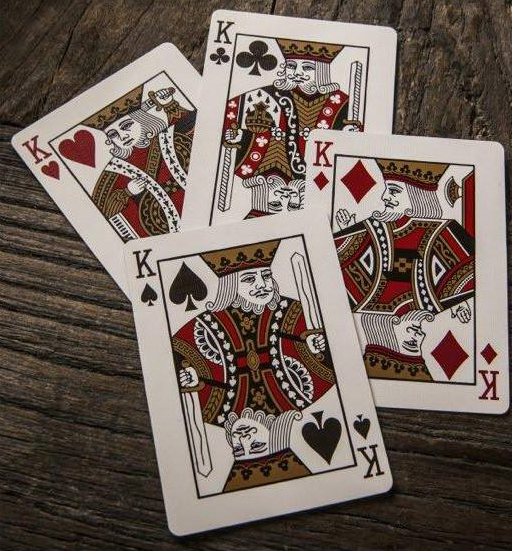
#> input picture OpenCV Project/Resources/cards.jpg, 512 x 551 px
$ python stack_image_horizontal.py
#> lines starting #> are read from the running program, lines starting #| are printed output that depends on the picture
# Import the OpenCV library for computer vision tasks
import cv2
# Import the NumPy library for numerical operations
import numpy as np

# Read an image file named "cards.jpg" and store it in the variable 'img'
img = cv2.imread("Resources/cards.jpg")
#> img is the input picture: shape (551, 512, 3); mean B, G, R 89.7, 98.1, 111.6

# Create a horizontally stacked image by concatenating the original image with itself
imgHor = np.hstack((img, img))
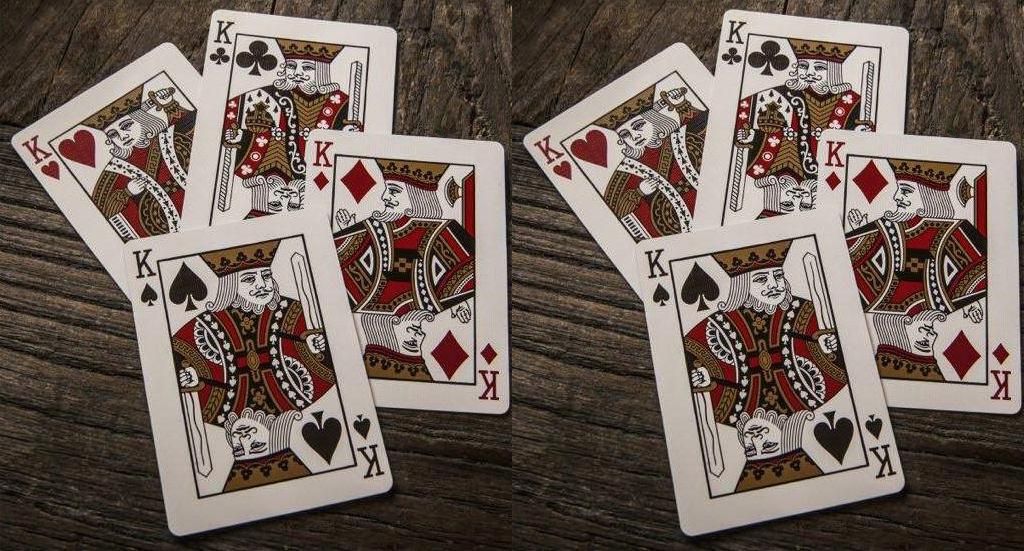
#> imgHor: shape (551, 1024, 3); mean B, G, R 89.7, 98.1, 111.6

# Display the horizontally stacked image with the title "Horizontal Image"
cv2.imshow("Horizontal Image", imgHor)

# Wait for a key press before closing the image window
cv2.waitKey(0)

$ run again, with OpenCV Project/Resources/lambo.jpg copied over OpenCV Project/Resources/cards.jpg
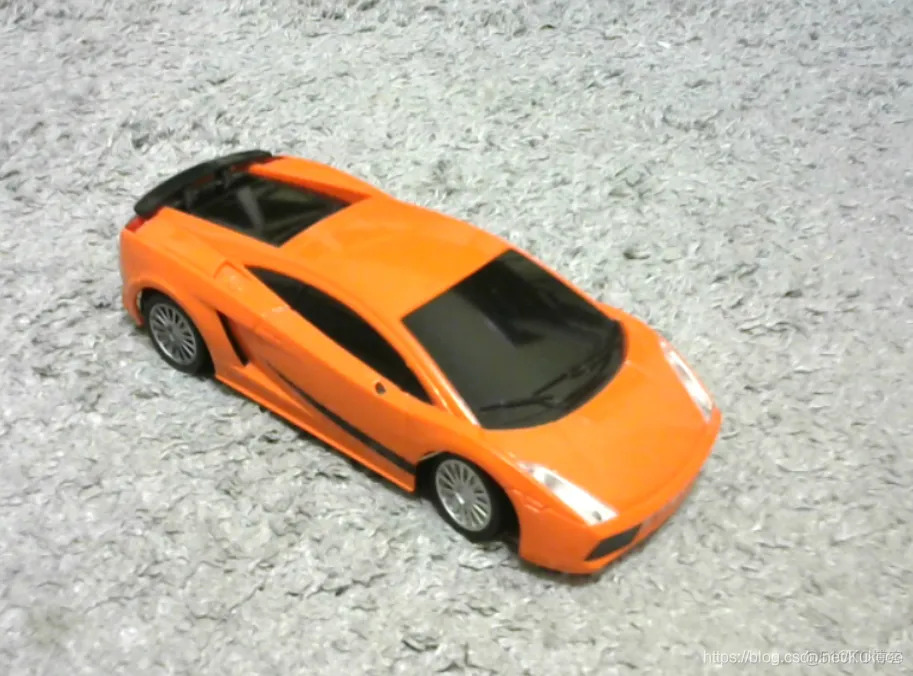
#> input picture OpenCV Project/Resources/lambo.jpg, 913 x 676 px
#> img is the input picture: shape (676, 913, 3); mean B, G, R 160.6, 179.1, 192.1
#> `imgHor = np.hstack((img, img))`:
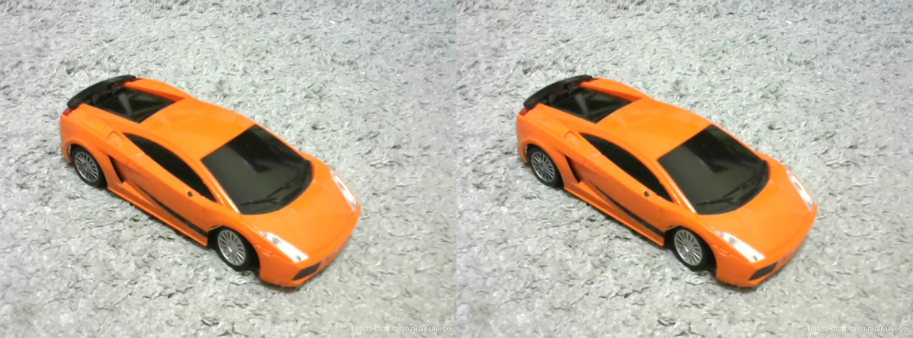
#> imgHor: shape (676, 1826, 3) (shown at 1/2 size); mean B, G, R 160.6, 179.1, 192.1

$ run again, with OpenCV Project/Resources/my_profile.jpg copied over OpenCV Project/Resources/cards.jpg
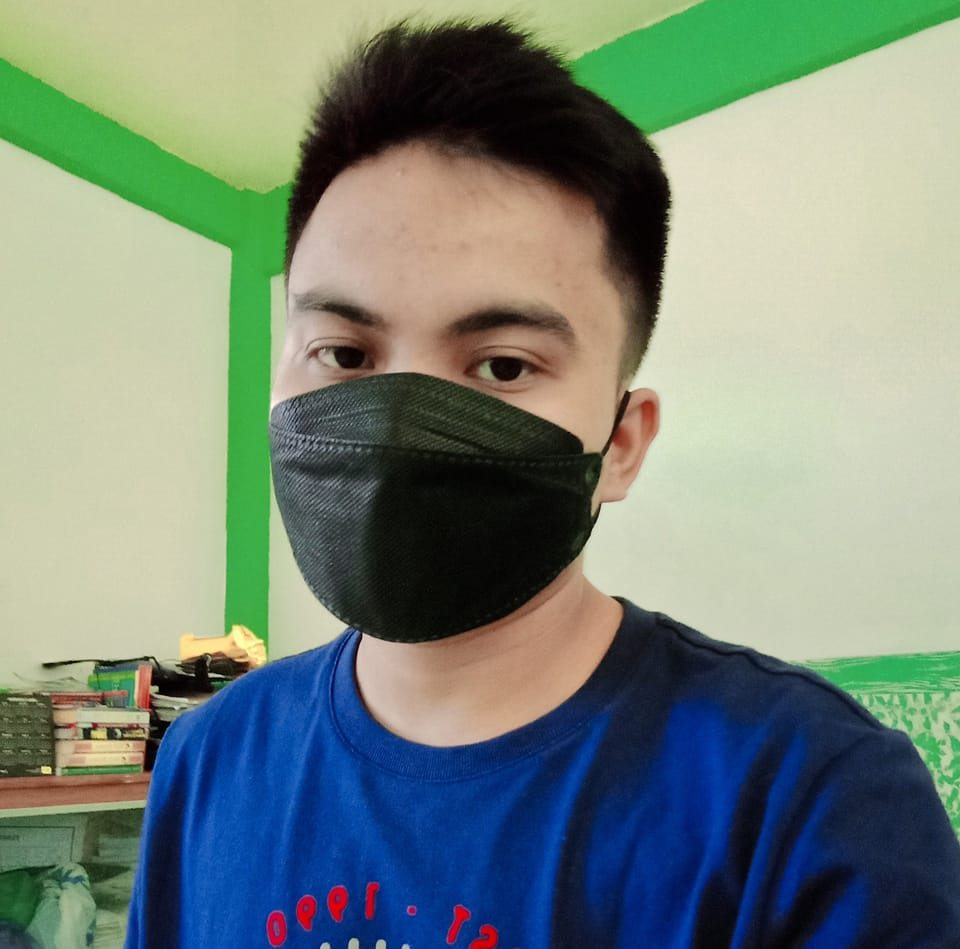
#> input picture OpenCV Project/Resources/my_profile.jpg, 960 x 949 px
#> img is the input picture: shape (949, 960, 3); mean B, G, R 122.2, 133.3, 118.7
#> `imgHor = np.hstack((img, img))`:
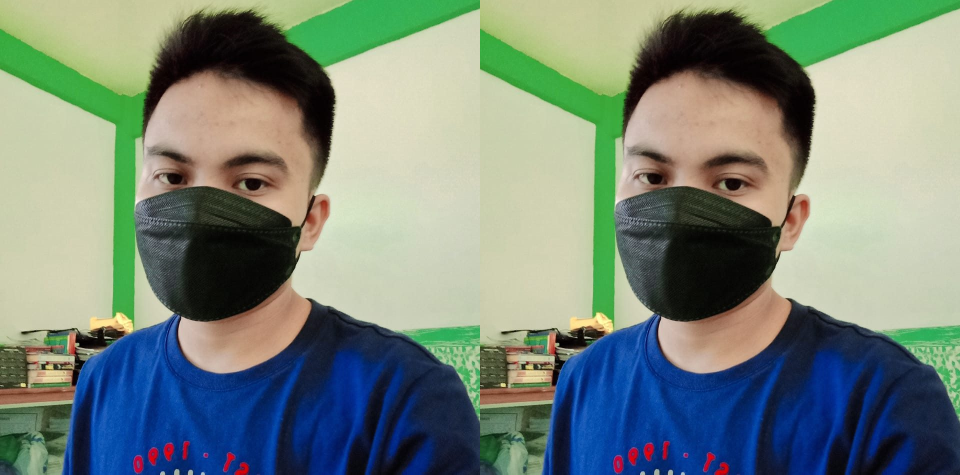
#> imgHor: shape (949, 1920, 3) (shown at 1/2 size); mean B, G, R 122.2, 133.3, 118.7
